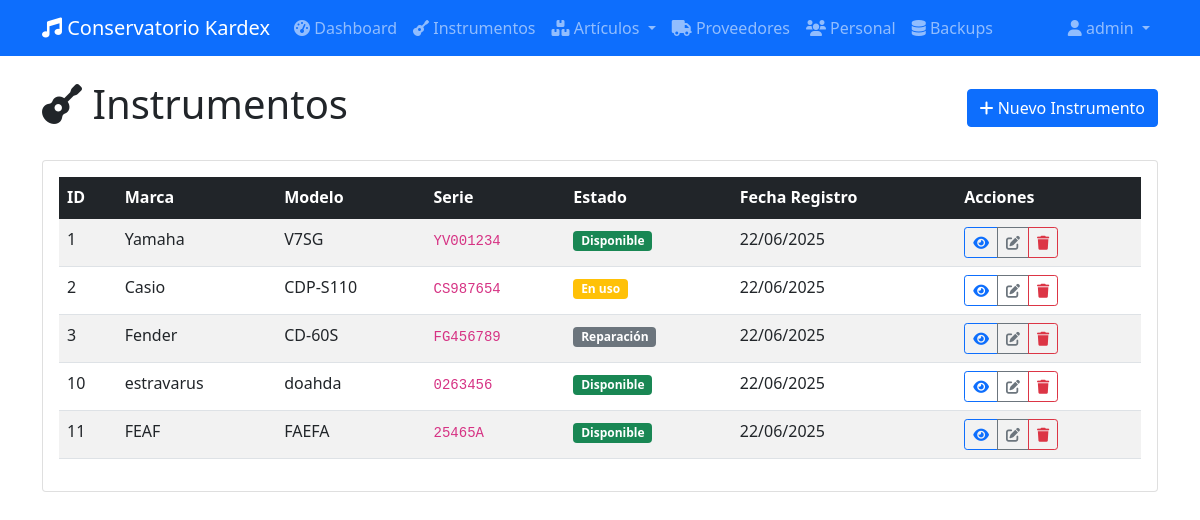
Page /instrumentos/ (signed in) on the earlier database version.
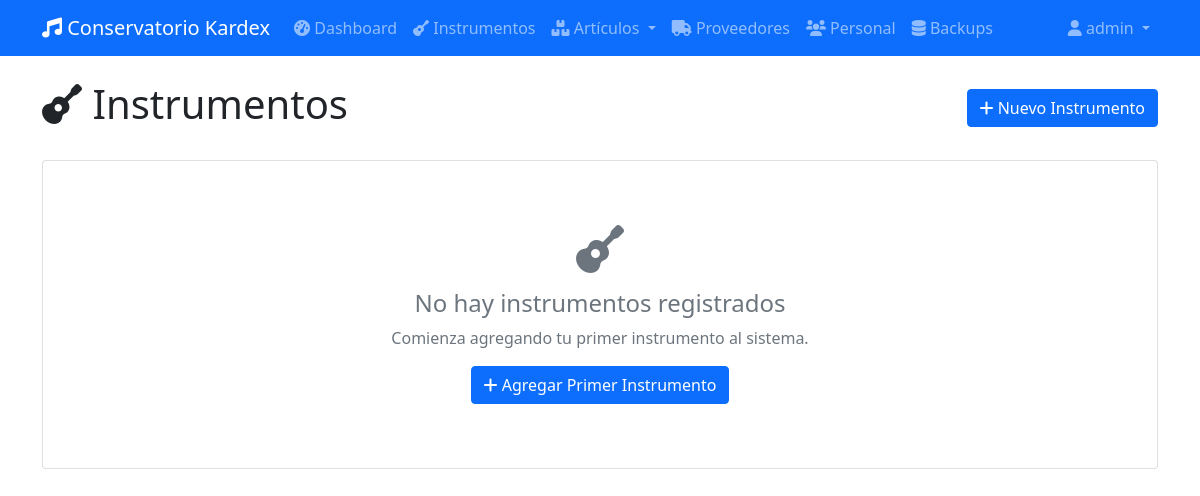
Same page on the later database version.
### app/database/models.py (models this page shows, shortened)
class BaseModel(db.Model):
    __abstract__ = True
    id = db.Column(db.Integer, primary_key=True)
    created_at = db.Column(db.DateTime, default=datetime.utcnow)
    updated_at = db.Column(db.DateTime, default=datetime.utcnow, onupdate=datetime.utcnow)

class Usuario(UserMixin, BaseModel):
    __tablename__ = 'tb_usuario'
    u_username = db.Column(db.String(50), unique=True, nullable=False)
    u_password = db.Column(db.String(100), nullable=False)  # Almacenará el hash
    movimientos = db.relationship('MovimientoDetalle', backref='usuario', lazy=True)
    @property
    def username(self):
        return self.u_username

class Instrumento(db.Model):
    __tablename__ = 'tb_instrumento'
    i_id = db.Column(db.Integer, db.ForeignKey('tb_item.id'), primary_key=True)
    i_marca = db.Column(db.String(50), nullable=False)
    i_modelo = db.Column(db.String(50), nullable=False)
    i_serie = db.Column(db.String(50), unique=True, nullable=False)
    i_estado = db.Column(db.String(50), nullable=False)  # Podría ser un Enum
    created_at = db.Column(db.DateTime, default=datetime.utcnow)
    updated_at = db.Column(db.DateTime, default=datetime.utcnow, onupdate=datetime.utcnow)

### app/routes/web/instrumentos.py (the view)
@bp.route('/')
@login_required
def listar_instrumentos():
    instrumentos = instrumento_service.obtener_todos()
    return render_template('instrumentos/list.html', instrumentos=instrumentos)

### app/database/repositories/instrumentos.py (called while the page is built)
    def get_all_with_items(self):
        return db.session.query(Instrumento, Item).join(Item, Instrumento.i_id == Item.id).all()

### app/services/instrumento_service.py (called while the page is built)
    def obtener_todos(self):
        return self.repo.get_all_with_items()

### app/templates/instrumentos/list.html (shortened to what this page needs)
{% extends "base.html" %}
{% block content %}
<div class="row">
    <div class="col-12">
        <div class="d-flex justify-content-between align-items-center mb-4">
            <h1>
                <i class="fas fa-guitar"></i> Instrumentos
            </h1>
            <a href="{{ url_for('instrumentos.nuevo_instrumento') }}" class="btn btn-primary">
                <i class="fas fa-plus"></i> Nuevo Instrumento
            </a>
        </div>
    </div>
</div>
<div class="row">
    <div class="col-12">
        <div class="card">
            <div class="card-body">
                {% if instrumentos %}
                <div class="table-responsive">
                    <table class="table table-striped table-hover">
                        <thead class="table-dark">
                            <tr>
                                <th>ID</th>
                                <th>Marca</th>
                                <th>Modelo</th>
                                <th>Serie</th>
                                <th>Estado</th>
                                <th>Fecha Registro</th>
                                <th>Acciones</th>
                            </tr>
                        </thead>
                        <tbody>
                            {% for instrumento, item in instrumentos %}
                            <tr>
                                <td>{{ instrumento.i_id }}</td>
                                <td>{{ instrumento.i_marca }}</td>
                                <td>{{ instrumento.i_modelo }}</td>
                                <td>
                                    <code>{{ instrumento.i_serie }}</code>
                                </td>
                                <td>
                                    {% if instrumento.i_estado == 'Disponible' %}
                                        <span class="badge bg-success">{{ instrumento.i_estado }}</span>
                                    {% elif instrumento.i_estado == 'En uso' %}
                                        <span class="badge bg-warning">{{ instrumento.i_estado }}</span>
                                    {% elif instrumento.i_estado == 'Mantenimiento' %}
                                        <span class="badge bg-info">{{ instrumento.i_estado }}</span>
                                    {% elif instrumento.i_estado == 'Reparación' %}
                                        <span class="badge bg-secondary">{{ instrumento.i_estado }}</span>
                                    {% else %}
                                        <span class="badge bg-danger">{{ instrumento.i_estado }}</span>
                                    {% endif %}
                                </td>
                                <td>{{ instrumento.created_at.strftime('%d/%m/%Y') if instrumento.created_at else 'N/A' }}</td>
                                <td>
                                    <div class="btn-group btn-group-sm" role="group">
                                        <a href="{{ url_for('instrumentos.detalle_instrumento', instrumento_id=instrumento.i_id) }}"
                                           class="btn btn-outline-primary" title="Ver detalles">
                                            <i class="fas fa-eye"></i>
                                        </a>
                                        <a href="{{ url_for('instrumentos.editar_instrumento', instrumento_id=instrumento.i_id) }}"
                                           class="btn btn-outline-secondary" title="Editar">
                                            <i class="fas fa-edit"></i>
                                        </a>
                                        <button type="button" class="btn btn-outline-danger" title="Eliminar"
                                                data-bs-toggle="modal" data-bs-target="#deleteModal{{ instrumento.i_id }}">
                                            <i class="fas fa-trash"></i>
                                        </button>
                                    </div>
                                </td>
                            </tr>
                            {% endfor %}
                        </tbody>
                    </table>
                </div>
                {% else %}
                <div class="text-center py-5">
                    <i class="fas fa-guitar fa-3x text-muted mb-3"></i>
                    <h4 class="text-muted">No hay instrumentos registrados</h4>
                    <p class="text-muted">Comienza agregando tu primer instrumento al sistema.</p>
                    <a href="{{ url_for('instrumentos.nuevo_instrumento') }}" class="btn btn-primary">
                        <i class="fas fa-plus"></i> Agregar Primer Instrumento
                    </a>
                </div>
                {% endif %}
            </div>
        </div>
    </div>
</div>
{% endblock %}

### app/templates/base.html (shortened to what this page needs)
<!DOCTYPE html>
<html lang="es">
<head>
    <link href="https://cdn.jsdelivr.net/npm/bootstrap@5.1.3/dist/css/bootstrap.min.css" rel="stylesheet">
    <link href="https://cdnjs.cloudflare.com/ajax/libs/font-awesome/6.0.0/css/all.min.css" rel="stylesheet">
</head>
<body>
    <nav class="navbar navbar-expand-lg navbar-dark bg-primary">
        <div class="container">
            <a class="navbar-brand" href="{{ url_for('dashboard.index') }}">
                <i class="fas fa-music"></i> Conservatorio Kardex
            </a>
            <div class="collapse navbar-collapse" id="navbarNav">
                {% if current_user.is_authenticated %}
                <ul class="navbar-nav me-auto">
                    <li class="nav-item">
                        <a class="nav-link" href="{{ url_for('dashboard.index') }}">
                            <i class="fas fa-tachometer-alt"></i> Dashboard
                        </a>
                    </li>
                    <li class="nav-item">
                        <a class="nav-link" href="{{ url_for('instrumentos.listar_instrumentos') }}">
                            <i class="fas fa-guitar"></i> Instrumentos
                        </a>
                    </li>
                    <li class="nav-item dropdown">
                        <a class="nav-link dropdown-toggle" href="#" id="articulosDropdown" role="button" data-bs-toggle="dropdown">
                            <i class="fas fa-boxes"></i> Artículos
                        </a>
                    </li>
                    <li class="nav-item">
                        <a class="nav-link" href="{{ url_for('proveedores.listar_proveedores') }}">
                            <i class="fas fa-truck"></i> Proveedores
                        </a>
                    </li>
                    <li class="nav-item">
                        <a class="nav-link" href="{{ url_for('personal.listar_personal') }}">
                            <i class="fas fa-users"></i> Personal
                        </a>
                    </li>
                    <li class="nav-item">
                        <a class="nav-link" href="{{ url_for('backups.index') }}">
                            <i class="fas fa-database"></i> Backups
                        </a>
                    </li>
                </ul>
                <ul class="navbar-nav">
                    <li class="nav-item dropdown">
                        <a class="nav-link dropdown-toggle" href="#" id="navbarDropdown" role="button" data-bs-toggle="dropdown">
                            <i class="fas fa-user"></i> {{ current_user.username }}
                        </a>
                    </li>
                </ul>
                {% endif %}
            </div>
        </div>
    </nav>
    <div class="container mt-4">
        {% block content %}{% endblock %}
    </div>
</body>
</html>

Differences in the rows shown:
removed Instrumento: i_id "1", i_marca "Yamaha", i_modelo "V7SG", i_serie "YV001234", i_estado "Disponible", created_at "22/06/2025"
removed Instrumento: i_id "2", i_marca "Casio", i_modelo "CDP-S110", i_serie "CS987654", i_estado "En uso", created_at "22/06/2025"
removed Instrumento: i_id "3", i_marca "Fender", i_modelo "CD-60S", i_serie "FG456789", i_estado "Reparación", created_at "22/06/2025"
removed Instrumento: i_id "10", i_marca "estravarus", i_modelo "doahda", i_serie "0263456", i_estado "Disponible", created_at "22/06/2025"
removed Instrumento: i_id "11", i_marca "FEAF", i_modelo "FAEFA", i_serie "25465A", i_estado "Disponible", created_at "22/06/2025"
Other differences:
text no longer shown: "ID Marca Modelo Serie Estado Fecha Registro Acciones"
text now shown: "No hay instrumentos registrados Comienza agregando tu primer instrumento al sistema. Agregar Primer Instrumento"
